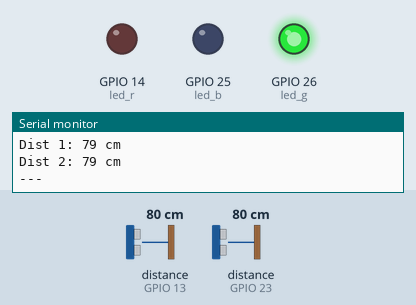
Simulated run of this sketch. Board: ESP32. Shown: output pins drawn as LEDs (lit = HIGH), the last lines printed to the serial monitor. Wiring (inferred from the names in the program): 2 × ultrasonic range finder: trigger GPIO 12, echo GPIO 13 / trigger GPIO 22, echo GPIO 23. Inputs (shaded band) come from the test bench; at power-on: distance to the obstacle (sensors on GPIO 13, GPIO 23) 80 cm. The echo pulse lasts 58.3 µs per cm; WiFi joins after 1.5 s; servers stay silent unless stated; random numbers use the default seed unless the sketch sets one; no MQTT or app messages arrive unless stated; not simulated (calls return 0 or success): env.h; names the files do not define were given values by the test bench: BROKER_PORT = 1883; pins used as bus, display or sensor lines are not drawn.

Above: at 2.7 s.
2.8 s: distance to the obstacle (sensor on GPIO 13) set to 33 cm
4.7 s: distance to the obstacle (sensor on GPIO 13) set to 28 cm
At 6.7 s:
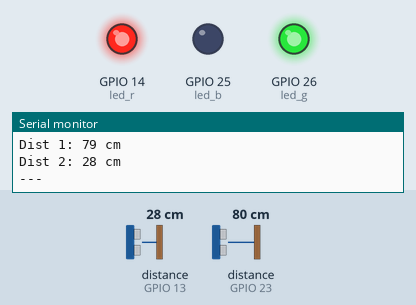
7.0 s: distance to the obstacle (sensor on GPIO 13) set to 35 cm
At 8.8 s:
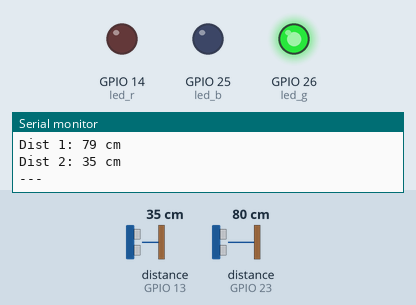
9.1 s: distance to the obstacle (sensor on GPIO 13) set to 2 cm
At 11.0 s:
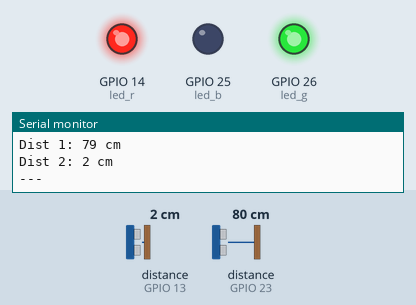
Timing chart, 0 to 12.1 s (numbered marks = the images above; inputs shaded):
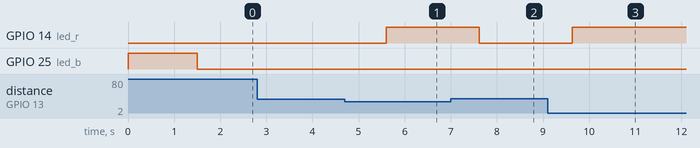

The sketch:

s2.ino
```cpp
#include <WiFi.h>
#include <PubSubClient.h>
#include <WiFiClientSecure.h>
#include "env.h"

void definirCorLED(byte v, byte g, byte a);
int lerUltrassonic(byte echo, byte trigger);

WiFiClientSecure redeSegura;
PubSubClient mqtt_cliente(redeSegura);

const byte trigger_1 = 22;
const byte echo_1 = 23;

const byte trigger_2 = 12;
const byte echo_2 = 13;

const byte led_r = 14;
const byte led_g = 26;
const byte led_b = 25;

int dist_1 = 0;
int dist_2 = 0;
bool est_ant_1 = false;
bool est_ant_2 = false;

void setup() {
  Serial.begin(115200);

  ledcAttach(led_r, 5000, 8);
  ledcAttach(led_g, 5000, 8);
  ledcAttach(led_b, 5000, 8);
  definirCorLED(255, 0, 0);

  redeSegura.setInsecure();

  pinMode(trigger_1, OUTPUT);
  pinMode(echo_1, INPUT);
  pinMode(trigger_2, OUTPUT);
  pinMode(echo_2, INPUT);

  WiFi.begin(SSID, PASS);
  Serial.print("Conectando WiFi");
  while (WiFi.status() != WL_CONNECTED) {
    Serial.print(".");
    definirCorLED(0, 0, 255);
    delay(300);
  }
  Serial.println("\nWiFi OK!");
  definirCorLED(0, 255, 0);

  mqtt_cliente.setServer(BROKER_URL, BROKER_PORT);
  conectarMqtt();
}

void loop() {
  if (WiFi.status() != WL_CONNECTED) {
    reconectarWiFi();
  }

  if (!mqtt_cliente.connected()) {
    conectarMqtt();
  }

  mqtt_cliente.loop();

  dist_1 = lerUltrassonic(echo_1, trigger_1);
  dist_2 = lerUltrassonic(echo_2, trigger_2);

  bool pres_1 = (dist_1 > 0 && dist_1 < 30);
  if (pres_1 != est_ant_1) {
    const char* mensagem = pres_1 ? "1" : "0";
    mqtt_cliente.publish(TOPIC5, mensagem);
    Serial.print("Presenca 1: "); Serial.println(mensagem);
    est_ant_1 = pres_1;
  }

  bool pres_2 = (dist_2 > 0 && dist_2 < 30);
  if (pres_2 != est_ant_2) {
    const char* mensagem = pres_2 ? "1" : "0";
    mqtt_cliente.publish(TOPIC6, mensagem);
    Serial.print("Presenca 2: "); Serial.println(mensagem);
    est_ant_2 = pres_2;
  }

  if (pres_1 || pres_2) {
    definirCorLED(255, 255, 0);
  } else {
    definirCorLED(0, 255, 0);
  }

  Serial.println("---");
  Serial.print("Dist 1: "); Serial.print(dist_1); Serial.println(" cm");
  Serial.print("Dist 2: "); Serial.print(dist_2); Serial.println(" cm");
  Serial.println("---");

  delay(1000);
}

void conectarMqtt() {
  Serial.print("Conectando MQTT...");
  String id_unico = "S2-" + String(random(0xffff), HEX);
  while (!mqtt_cliente.connected()) {
    if (mqtt_cliente.connect(id_unico.c_str(), BROKER_USER_NAME, BROKER_USER_PASS)) {
      Serial.println("\nMQTT OK!");
      definirCorLED(0, 255, 0);
    } else {
      Serial.print(".");
      delay(500);
    }
  }
}

void reconectarWiFi() {
  Serial.println("Reconectando WiFi...");
  WiFi.disconnect();
  WiFi.begin(SSID, PASS);
  while (WiFi.status() != WL_CONNECTED) {
    Serial.print(".");
    delay(300);
  }
  Serial.println("\nWiFi Reconectado!");
}

void definirCorLED(byte v, byte g, byte a) {
  ledcWrite(led_r, v);
  ledcWrite(led_g, g);
  ledcWrite(led_b, a);
}

int lerUltrassonic(byte echo, byte trigger) {
  digitalWrite(trigger, LOW);
  delayMicroseconds(2);
  digitalWrite(trigger, HIGH);
  delayMicroseconds(10);
  digitalWrite(trigger, LOW);

  unsigned long tempo = pulseIn(echo, HIGH, 30000);
  if (tempo == 0) return -1;
  return (tempo * 0.0343) / 2;
}
```

Measured:
- the behaviour switches between 31 and 30 cm on distance to the obstacle (sensor on GPIO 13) (found by bisection; images 0 and 1)
- after the input at 4.7 s, GPIO 14 (led_r): LOW → HIGH after 0.90 s
- after the input at 7.0 s, GPIO 14 (led_r): HIGH → LOW after 0.62 s
- after the input at 9.1 s, GPIO 14 (led_r): LOW → HIGH after 0.53 s
